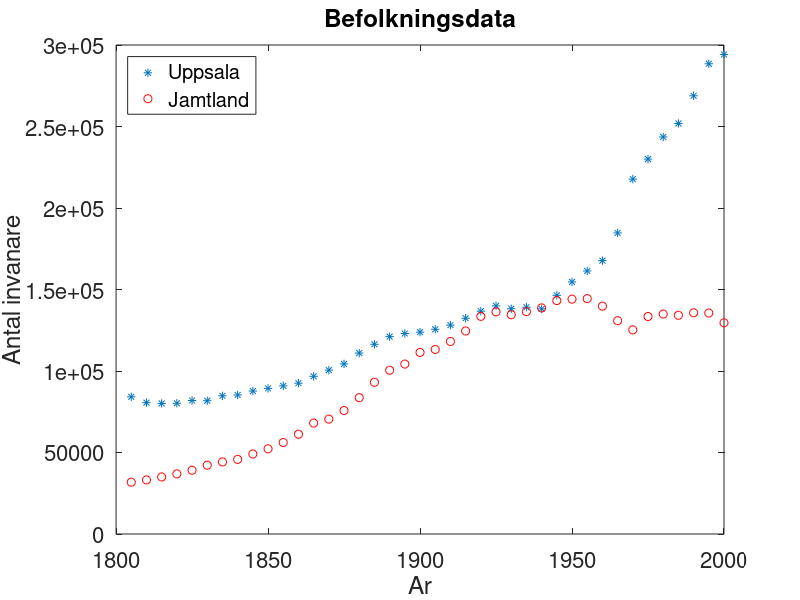

Write the MATLAB code that produced this figure.
% Befolkningsdata for Uppsala respektive Jamtland
% under aren 1805 till 2000

x=[1805:5:2000]';
y_Uppsala=[84141 80577 80099 80216 81897 81742 84777 85294 87700 89323 90877 ...
   92536 96766 100519 104371 111019 116406 121091 123015 123863 ...
   125610 128171 132400 136718 139954 138201 139155 138098 146415 ...
   154660 161383 167722 184701 217730 230028 243585 251852 268835 ...
   288475 294196]';   
y_Jamtland=[31819 33179 35015 36894 39122 42225 44239 45769 49077 52271 56127 ...
   61218 68071 70463 75756 83623 93091 100455 104259 111391 113229 ...
   118115 124541 133536 136300 134514 136407 138722 143213 144063 ...
   144393 139799 130848 125243 133433 134934 134190 135726 135584 ...
   129566]'; 

%A=[x.^2 x ones(40,1)];
A=[x.^3 x.^2 x ones(40,1)];

AT = transpose(A);

ATA = AT*A;

ATy = AT*y_Uppsala;

ATy_uppsala = AT*y_Uppsala;

ATy_Jamtland = AT*y_Jamtland;

K = cond(ATA);

xNew = (x - 1900);

ANew = [xNew.^3 xNew.^2 xNew ones(40, 1)];

ANewT = transpose(ANew);

ANewTANew = ANewT * ANew;

KNew = cond(ANewTANew);

ANewTy_Uppsala = ANewT * y_Uppsala;

c = [ANewTANew ANewTy_Uppsala];

answer1_Uppsala = ANewTANew \ ANewTy_Uppsala;

ANewTy_Jamtland = ANewT * y_Jamtland;

answer1_Jamtland = ANewTANew \ ANewTy_Jamtland;

funUppsala = polyval(answer1_Uppsala, xNew);
plot(x, funUppsala, '*');

funJamtland = polyval(answer1_Jamtland, xNew);
plot(x, funJamtland, '*');

plot(x,y_Uppsala,'*');
hold on
plot(x,y_Jamtland,'ro');
xlabel('Ar')
ylabel('Antal invanare')
title('Befolkningsdata')
legend('Uppsala','Jamtland','Location','NorthWest');
set(gca,'FontSize',16);

%syms kalle;
%uppsalaFelGrad3 = sqrt(symsum(((funUppsala(kalle,1) - y_Uppsala(kalle,1))^2), kalle, 1 ,40));

felnorm_Uppsala_G3 = 0;
for K = 1:40
    felnorm_Uppsala_G3 = felnorm_Uppsala_G3 + ((funUppsala(K,1) - y_Uppsala(K,1))^2);
end

felnorm_Uppsala_G3 = sqrt(felnorm_Uppsala_G3);


felnorm_Jamtland_G3 = 0;
for K = 1:40
    felnorm_Jamtland_G3 = felnorm_Jamtland_G3 + ((funJamtland(K,1) - y_Jamtland(K,1))^2);
end

felnorm_Jamtland_G3 = sqrt(felnorm_Jamtland_G3);
